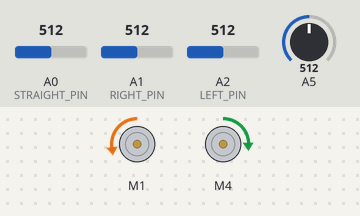
A sketch run on a simulated Arduino Uno, built with avr-gcc and run on an emulated ATmega328P. Shown: 2 × DC motor (green arrow = forward, orange = backward, longer = faster). The inputs (shaded band) are chosen by the test bench; at power-on: A1 (RIGHT_PIN) = 512, A0 (STRAIGHT_PIN) = 512, A2 (LEFT_PIN) = 512, A5 = 512. What the sketch prints to the serial monitor is not drawn.

Above: at 1.2 s.
1.3 s: A1 (RIGHT_PIN) set to 583
2.8 s: A1 (RIGHT_PIN) set to 614
At 3.7 s:
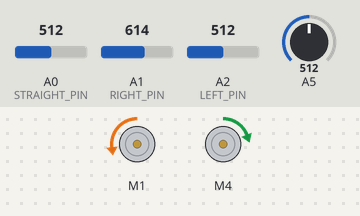
5.8 s: A0 (STRAIGHT_PIN) set to 438
8.8 s: A0 (STRAIGHT_PIN) set to 410
10.7 s: A2 (LEFT_PIN) set to 589
13.3 s: A2 (LEFT_PIN) set to 619
At 15.3 s:
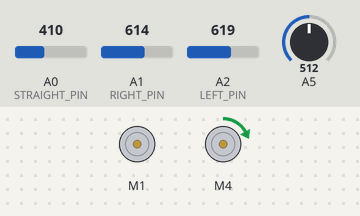
Timing chart, 0 to 61.4 s (numbered marks = the images above; inputs shaded):
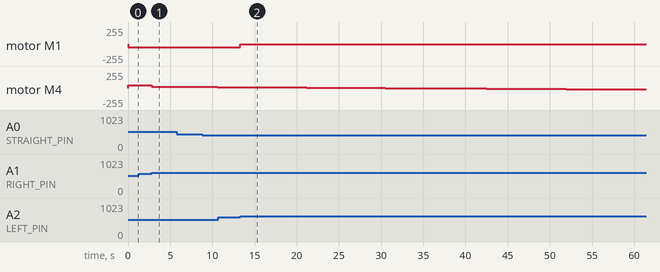

The sketch:

IS_controller_2.ino
```cpp
// Adafruit Motor Shield Libraries
#include <Wire.h>
#include <Adafruit_MotorShield.h>
#include "utility/Adafruit_MS_PWMServoDriver.h"

// PID Library
#include<PID_v1.h>


// define IR sensor Pins
int STRAIGHT_PIN = 0; // analog pin for straight forward IR sensor
int RIGHT_PIN = 1; // analog pin for right IR sensor
int LEFT_PIN = 2; // analog pin for left IR sensor

// define constants
int TURN_THRESHOLD = 600; // side sensor reading when car will turn
boolean stopped = false; // variable to tell when car is stopped/should stop


// Create the motor shield object with the default I2C address
Adafruit_MotorShield AFMS = Adafruit_MotorShield();

// Select which 'port' M1, M2, M3 or M4. In this case, M1 is the drive and M4 is the steering
Adafruit_DCMotor *drive = AFMS.getMotor(1);
Adafruit_DCMotor *steer = AFMS.getMotor(4);

float Kp_drive = 0.8;                                                       //Initial Proportional Gain
float Ki_drive = 0.07;                                                      //Initial Integral Gain
float Kd_drive = 0.12;                                                      //Intitial Derivative Gain
double Setpoint_drive, Input_drive, Output_drive;

PID drivePID(&Input_drive, &Output_drive, &Setpoint_drive, Kp_drive, Ki_drive, Kd_drive, DIRECT);


float Kp_steer = 0.8;
float Ki_steer = 0.07;
float Kd_steer = 0.12;
double Setpoint_steer, Input_steer, Output_steer;


PID steerPID(&Input_steer, &Output_steer, &Setpoint_steer, Kp_steer, Ki_steer, Kd_steer, DIRECT);


void setup() {

  Serial.begin(9600);


  AFMS.begin();  // create with the default frequency 1.6KHz
  // Set drive speed to start, from 0 (off) to 255 (max speed)
  drive->setSpeed(0);
  drive->run(FORWARD);
  // turn on motor
  drive->run(RELEASE);
  // Set steer speed to start, from 0 (off) to 255 (max speed)
  steer->setSpeed(0);
  steer->run(FORWARD);
  // turn on motor
  steer->run(RELEASE);


  Input_drive = readPosition();
  Setpoint_drive = 300;
  drivePID.SetMode(AUTOMATIC);
  drivePID.SetOutputLimits(-50, 50);


  Input_steer = readPosition();
  Setpoint_steer = 650;
  steerPID.SetMode(AUTOMATIC);
  steerPID.SetOutputLimits(-40, 40);

}

long prevMillis = 0;

void loop()
{


  float right = readRight();
  float left = readLeft();
  stopped = false;

  if (right > TURN_THRESHOLD && left > TURN_THRESHOLD) {
    // stop
    Serial.print("STOPPED");
    stopped = true;
  } else if (right > TURN_THRESHOLD) {
    // turn left
    Serial.print("Left");
    Setpoint_steer = 500;
  } else if (left > TURN_THRESHOLD) {
    // turn right
    Serial.print("right");
    Setpoint_steer = 900;
  } else {
    Setpoint_steer = 700;
    Serial.print("straight");
  }

  Serial.print(" - ");
  Serial.println(readSteering());


  // calculate Steering PID Response
//  if (millis() - prevMillis > 5000) {
//    Setpoint_steer = 550;
//  }
//  if (millis() - prevMillis > 10000) {
//    prevMillis = millis();
//    Setpoint_steer = 900;
//  }
  Input_steer = readSteering();
  steerPID.Compute();
  setSteerSpeed(Output_steer);

  //printData(Setpoint_steer, Input_steer, Output_steer);

  // calculate Drive PID Response
  Setpoint_drive = 300;
  Input_drive = readPosition();
  drivePID.Compute();
  if (stopped) {
    setDriveSpeed(0);
  } else {
    setDriveSpeed(Output_drive);
  }
  delay(10);
}


void setDriveSpeed(int spd) {
  if (spd < 0) {
    // set to reverse
    drive->run(BACKWARD);
    drive->setSpeed(-spd);
  } else {
    // set to forward
    drive->run(FORWARD);
    drive->setSpeed(spd);
  }
}

void setSteerSpeed(int spd) {
  if (spd < 0) {
    // set to reverse
    steer->run(BACKWARD);
    steer->setSpeed(-spd);
  } else {
    // set to forward
    steer->run(FORWARD);
    steer->setSpeed(spd);
  }
}


void printData(float set, float in, float out) {
  Serial.print("Setpoint = ");
  Serial.print(set);
  Serial.print(" Input = ");
  Serial.print(in);
  Serial.print(" Output = ");
  Serial.print(out);
  Serial.print("\n");
}
float readPosition() {
  return analogRead(STRAIGHT_PIN);
}

float readSteering() {
  return analogRead(A5);
}

float readRight() {
  return analogRead(RIGHT_PIN);
}

float readLeft() {
  return analogRead(LEFT_PIN);
}
```

Measured:
- the behaviour switches between 600 and 601 on A2 (LEFT_PIN) (found by bisection; images 1 and 2)
- after the input at 2.8 s, motor M4: forward 40/255 → forward 21/255 at once, → forward 20/255 1.2 s later, → forward 19/255 1.3 s later
- after the input at 13.3 s, motor M1: backward 50/255 → stopped at once
